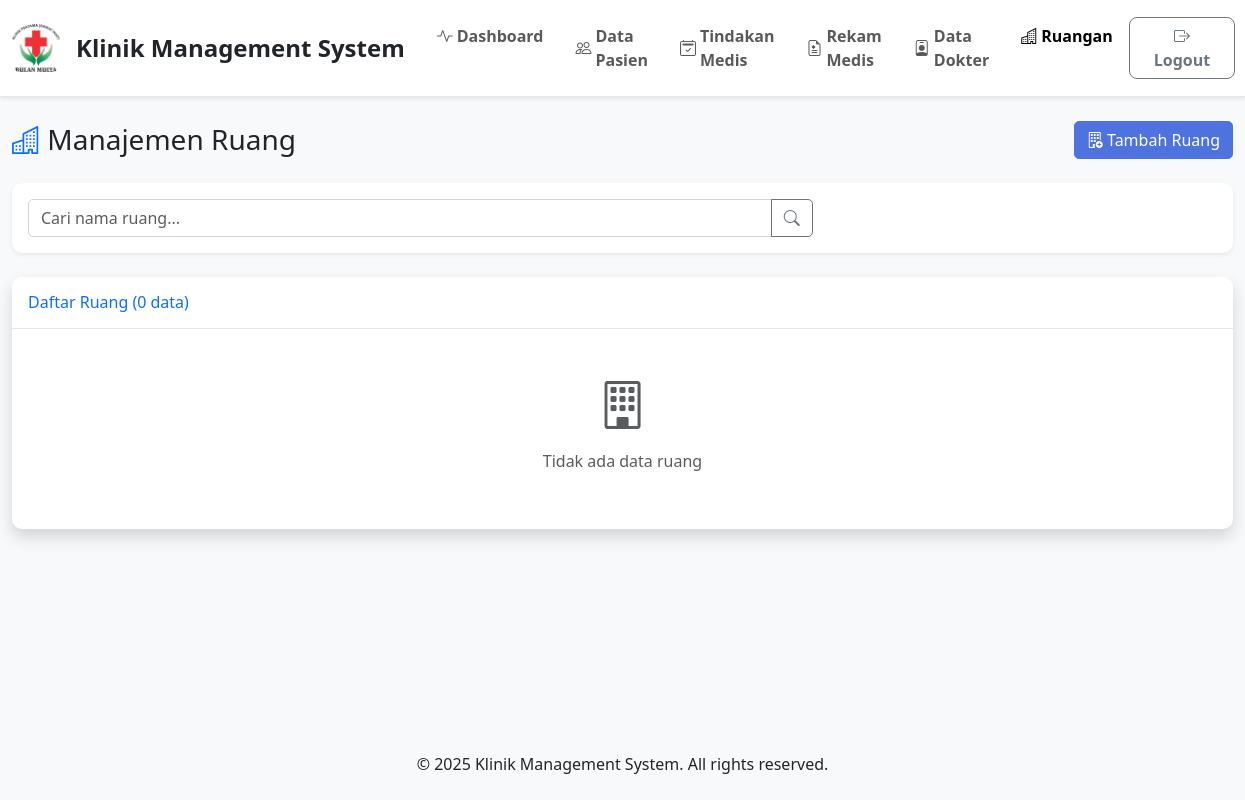
Before: /index.php?page=ruang (signed in) with the older database file.
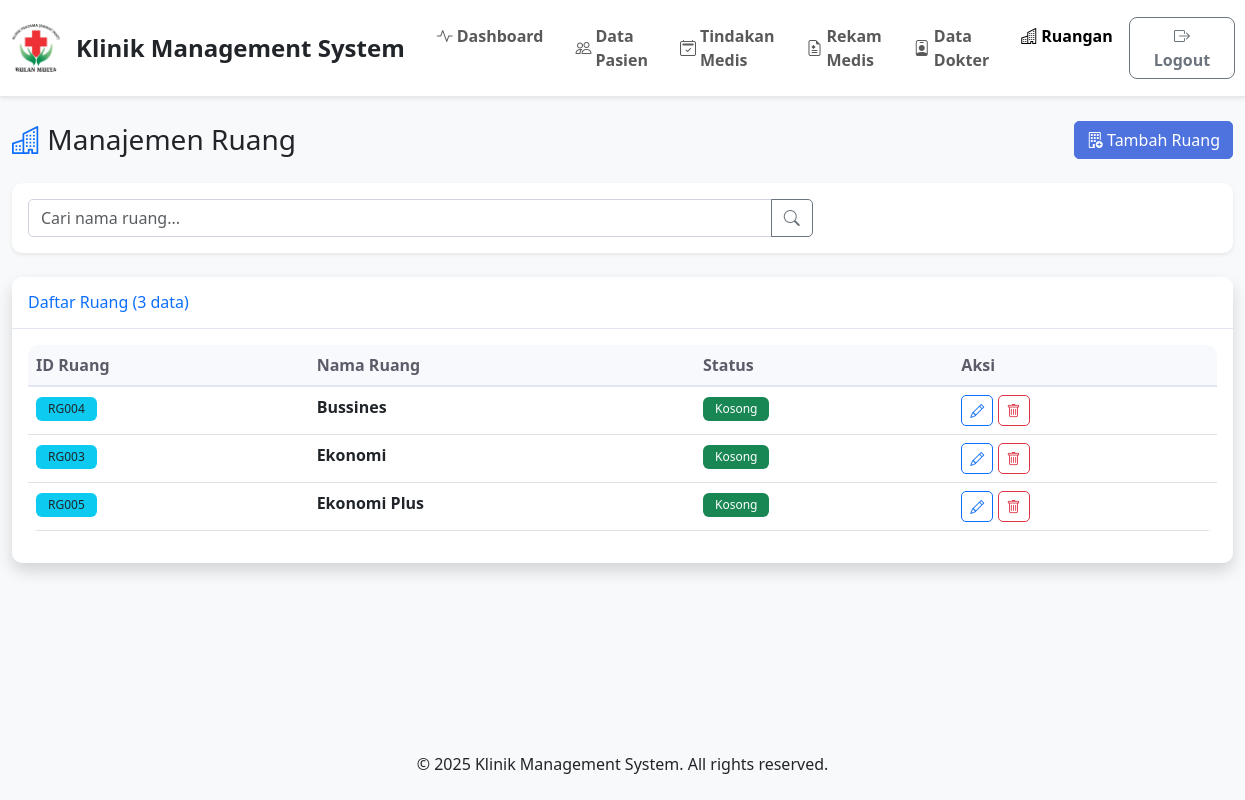
After: the same page with the newer database file.
### tables this page shows
CREATE TABLE `ruang` (
  `idruang` int(11) NOT NULL,
  `nama_ruang` varchar(100) DEFAULT NULL,
  `status` enum('Kosong','Terisi') DEFAULT 'Kosong'
);

### config/database.php (called while the page is built, shortened)
<?php
try {
    $pdo = new PDO("mysql:host=" . DB_HOST . ";dbname=" . DB_NAME . ";charset=utf8", DB_USER, DB_PASS);
    $pdo->setAttribute(PDO::ATTR_ERRMODE, PDO::ERRMODE_EXCEPTION);
    $pdo->setAttribute(PDO::ATTR_DEFAULT_FETCH_MODE, PDO::FETCH_ASSOC);
} catch(PDOException $e) {
    die("Connection failed: " . $e->getMessage());
}
function executeQuery($sql, $params = []) {
    global $pdo;
    try {
        $stmt = $pdo->prepare($sql);
        $stmt->execute($params);
        return $stmt;
    } catch(PDOException $e) {
        die("Query failed: " . $e->getMessage());
    }
}
function fetchAll($sql, $params = []) {
    $stmt = executeQuery($sql, $params);
    return $stmt->fetchAll();
}
function fetchOne($sql, $params = []) {
    $stmt = executeQuery($sql, $params);
    return $stmt->fetch();
}
?>

### includes/functions.php (called while the page is built, shortened)
<?php
function getPagination($total_records, $records_per_page, $current_page) {
    $total_pages = ceil($total_records / $records_per_page);
    $offset = ($current_page - 1) * $records_per_page;
    return [
        'total_pages' => $total_pages,
        'offset' => $offset,
        'current_page' => $current_page,
        'records_per_page' => $records_per_page
    ];
}
?>

### pages/ruang.php (the view, shortened to what the changed rows need)
<?php
$action = isset($_GET['action']) ? $_GET['action'] : 'list';
$search = isset($_GET['search']) ? sanitizeInput($_GET['search']) : '';
$page_num = isset($_GET['page_num']) ? (int)$_GET['page_num'] : 1;
if ($action == 'list') {
    $where_clause = "";
    $params = [];
    $count_sql = "SELECT COUNT(*) as total FROM ruang " . $where_clause;
    $total_result = fetchOne($count_sql, $params);
    $total_records = $total_result['total'];
    $records_per_page = 10;
    $pagination = getPagination($total_records, $records_per_page, $page_num);
    $sql = "SELECT * FROM ruang {$where_clause} ORDER BY nama_ruang ASC LIMIT {$pagination['offset']}, {$pagination['records_per_page']}";
    $rooms = fetchAll($sql, $params);
}
?>
<div class="container-fluid">
    <div class="d-flex justify-content-between align-items-center mb-4">
        <h1 class="h3 mb-0">
            <i class="bi bi-buildings text-primary"></i> Manajemen Ruang
        </h1>
    </div>
    <?php if ($action == 'list'): ?>
        <div class="card mb-4">
            <div class="card-body">
                <form method="GET" action="">
                    <div class="row">
                        <div class="col-md-8">
                            <div class="input-group">
                                <input type="text" class="form-control" name="search"
                                       placeholder="Cari nama ruang..."
                                       value="<?php echo htmlspecialchars($search); ?>">
                                <button class="btn btn-outline-secondary" type="submit">
                                    <i class="bi bi-search"></i>
                                </button>
                            </div>
                        </div>
                    </div>
                </form>
            </div>
        </div>
        <div class="card shadow">
            <div class="card-header py-3">
                <h6 class="m-0 font-weight-bold text-primary">
                    Daftar Ruang (<?php echo number_format($total_records); ?> data)
                </h6>
            </div>
            <div class="card-body">
                <?php if (empty($rooms)): ?>
                    <div class="text-center py-4">
                        <i class="bi bi-building text-muted" style="font-size: 3rem;"></i>
                        <p class="text-muted mt-2">Tidak ada data ruang</p>
                    </div>
                <?php else: ?>
                    <div class="table-responsive">
                        <table class="table table-hover">
                            <thead>
                                <tr>
                                    <th>ID Ruang</th>
                                    <th>Nama Ruang</th>
                                    <th>Status</th>
                                    <th>Aksi</th>
                                </tr>
                            </thead>
                            <tbody>
                                <?php foreach ($rooms as $r): ?>
                                    <tr>
                                        <td><span class="badge bg-info text-dark"><?php echo 'RG' . str_pad($r['idruang'], 3, '0', STR_PAD_LEFT); ?></span></td>
                                        <td><strong><?php echo $r['nama_ruang']; ?></strong></td>
                                        <td>
                                            <?php if ($r['status'] == 'Kosong'): ?>
                                                <span class="badge bg-success">Kosong</span>
                                            <?php elseif ($r['status'] == 'Terisi'): ?>
                                                <span class="badge bg-danger">Terisi</span>
                                            <?php else: ?>
                                                <span class="badge bg-secondary"><?php echo $r['status']; ?></span>
                                            <?php endif; ?>
                                        </td>
                                        <td>
                                            <a href="pages/ruang_edit.php?idruang=<?php echo $r['idruang']; ?>"
                                               class="btn btn-sm btn-outline-primary">
                                                <i class="bi bi-pencil"></i>
                                            </a>
                                            <a href="pages/ruang_delete.php?idruang=<?php echo $r['idruang']; ?>" class="btn btn-sm btn-outline-danger">
                                                <i class="bi bi-trash"></i>
                                            </a>
                                        </td>
                                    </tr>
                                <?php endforeach; ?>
                            </tbody>
                        </table>
                    </div>
                <?php endif; ?>
            </div>
        </div>
    <?php endif; ?>
</div>

Changed rows visible on the page:
added ruang: idruang "004", nama_ruang "Bussines", status "Kosong"
added ruang: idruang "003", nama_ruang "Ekonomi", status "Kosong"
added ruang: idruang "005", nama_ruang "Ekonomi Plus", status "Kosong"
Other visible differences:
$total_records: "0" → "3"
text no longer shown: "Tidak ada data ruang"
text now shown: "ID Ruang Nama Ruang Status Aksi"
